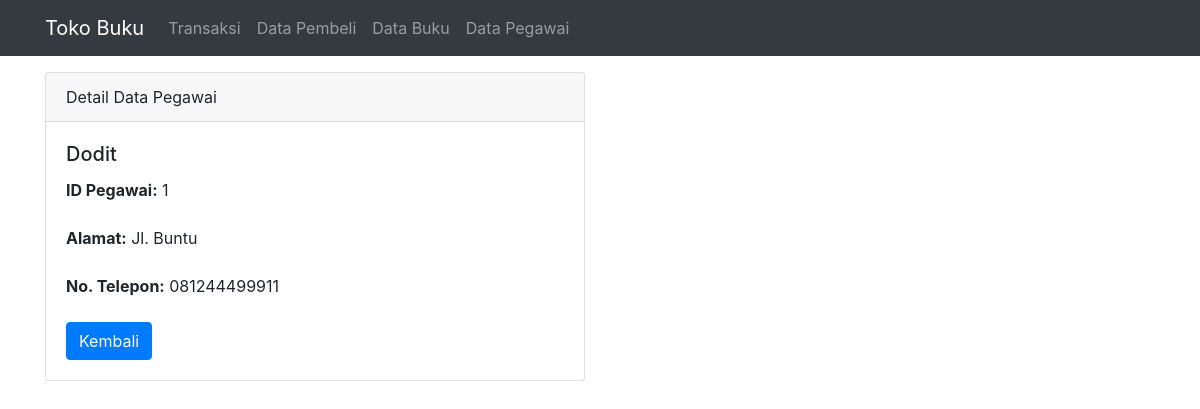
Screenshot of /pegawai/detail/1 with the database file from the repository.
### tables this page shows
CREATE TABLE `pegawai` (
  `id_pegawai` int(10) NOT NULL,
  `nama_pegawai` varchar(20) NOT NULL,
  `alamat` varchar(50) NOT NULL,
  `notelp` varchar(12) NOT NULL
);

### application/controllers/pegawai.php (called while the page is built, shortened)
<?php
class pegawai extends CI_Controller {
    public function __construct()
    {
         $this->load->model('pegawai_model');
         $this->load->helper('form');
         $this->load->library('form_validation');
    }
    public function detail($id)
    {
        $data['title']='Detail Pegawai';
        $data['pegawai']=$this->pegawai_model->getPegawaiByID($id);
        $this->load->view('template/header',$data);
        $this->load->view('pegawai/detail',$data);
        $this->load->view('template/footer');
    }
}
?>

### index.php (called while the page is built, shortened)
<?php
require_once BASEPATH.'core/CodeIgniter.php';

### application/models/pegawai_model.php (called while the page is built, shortened)
<?php
class pegawai_model extends CI_Model {
    public function getpegawaiByID($id){
        return $this->db->get_where('pegawai',['id_pegawai'=>$id])->row_array();
    }
}
?>

### application/views/pegawai/detail.php (the view)
<div class="container">
    <div class="row mt-3">
        <div class="col-md-6">
        <div class="card">
            <div class="card-header">
                Detail Data Pegawai
            </div>
        <div class="card-body">
            <h5 class="card-title"><?= $pegawai['nama_pegawai']; ?></h5>
            <p class="card-text">
                <label for=""><b> ID Pegawai: </b></label>
                <?= $pegawai['id_pegawai']; ?></p>
            <p class="card-text">
                <label for=""><b> Alamat: </b></label>
                <?= $pegawai['alamat']; ?></p>
            <p class="card-text">
                <label for=""><b> No. Telepon: </b></label>
                <?= $pegawai['notelp']; ?></p>
            <a href="<?= base_url();?>pegawai" class="btn btn-primary">Kembali</a>
        </div>
        </div>
        </div>
    </div>
</div>

### rows the page displays
pegawai: nama_pegawai "Dodit", id_pegawai "1", alamat "Jl. Buntu", notelp "081244499911"
